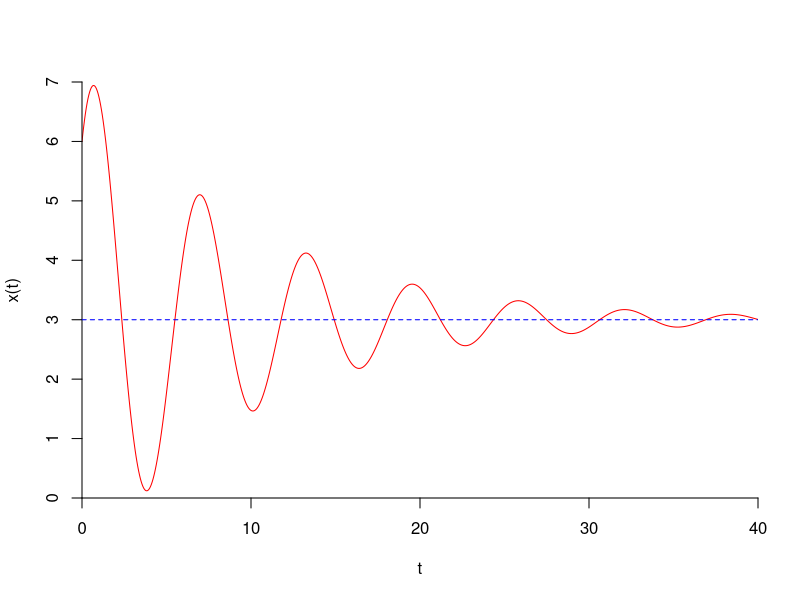

The R script that drew this image:
#Create X range
t_values <- seq(0,40,0.05)
# Parameters for the function
alpha <- 1.0 / 10.0
beta <- 1.0
c_1 <- 3.0
c_2 <- 3.0
L <- 3.0
# f(x) values
y_values <- exp((-1.0 * alpha) * t_values) *
            ((c_1 * cos(beta * t_values)) + (c_2 * sin(beta * t_values))) + L
plot(t_values, y_values, # Values in X, Values in Y
     xlab = "t",  # Label for X-axis
     ylab = "x(t)", # Label for Y-axis
     type = "l", # Continuous line (to simulate a smooth curve)
     col = "red", # Color of the curve to plot
     xlim = c(0, 40), # Range of values for the x axis
     ylim = c(0, 7), # Range of values for the y axis
     xaxs = "i", # Range adds a small delta, whit this we tell him not to do
     yaxs = "i", # Same for Y axis
     bty = "n") # Remove the boundary box
#Add the a blue line at L
#abline(a = L, # Intercept
#       b = 0, # Slope (zero since we want an horizontal)
#       col = 'blue')
abline(h = L, # Horizontal line at L
       lty = 2, # Line type = 2 correspond to a dashed line
       col = 'blue')
